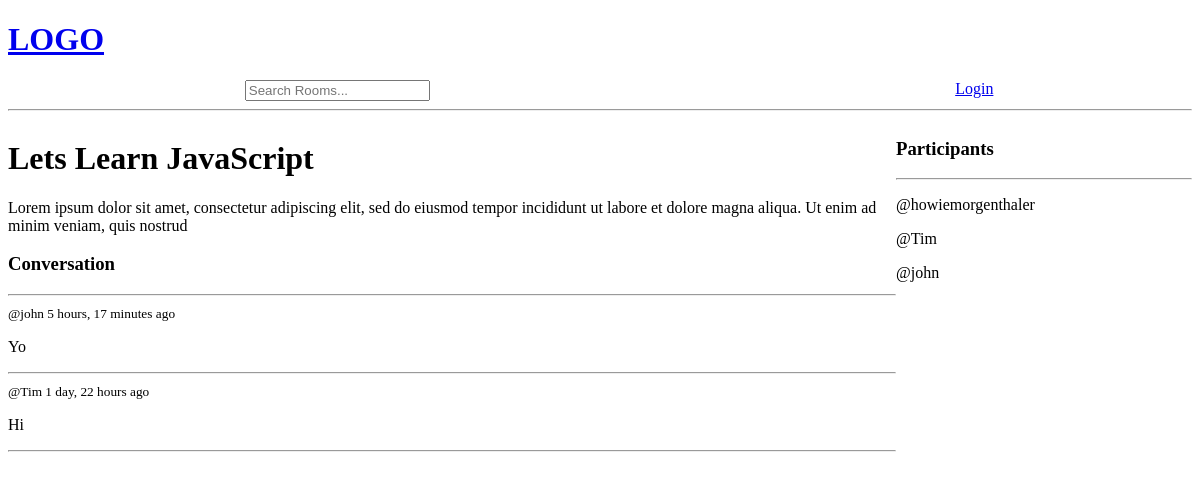
/room/1, run on the app's committed database.
### base/models.py (models this page shows, shortened)
class Room(models.Model):
    host = models.ForeignKey(User, on_delete=models.SET_NULL, null=True)
    topic = models.ForeignKey(Topic, on_delete=models.SET_NULL, null=True)
    name = models.CharField(max_length=200)
    description = models.TextField(null=True, blank=True)
    participants = models.ManyToManyField(User, related_name='participants', blank=True)
    updated = models.DateTimeField(auto_now=True)
    created = models.DateTimeField(auto_now_add=True)
    class Meta:
        ordering = ['-updated', '-created']

class Message(models.Model):
    user = models.ForeignKey(User, on_delete=models.CASCADE)
    room = models.ForeignKey(Room, on_delete=models.CASCADE)
    body = models.TextField()
    updated = models.DateTimeField(auto_now=True)
    created = models.DateTimeField(auto_now_add=True)
    class Meta:
        ordering = ['-updated', '-created']

### base/views.py (the view, shortened to what this page needs)
# urls.py: path('room/<int:pk>', views.room,name="room"),
def room(request,pk):
    room = Room.objects.get(id=pk)
    room_messages = room.message_set.all()
    participants = room.participants.all()
    context = {'room': room, 'room_messages': room_messages, 'participants': participants}
    return render(request,'base/room.html', context)

### base/templates/base/room.html (shortened to what this page needs)
{% extends 'main.html' %}
{% load static %}
{% block content%}
<div class="room-container">
    <div>
        <h1>{{room.name}}</h1>
        <p>{{room.description}}</p>
        <div class="comment-wrapper">
            <h3>Conversation</h3>
            <hr>
            {% for message in room_messages %}
            <div>
                <small>@{{message.user}} {{message.created|timesince}} ago</small>
                <p>{{message.body}}</p>
                <hr>
            </div>
            {% endfor %}
        </div>
    </div>
    <div>
        <h3>Participants</h3>
        <hr>
        {% for user in participants%}
            <div>
               <p>@{{user.username}}</p>
            </div>
        {% endfor %}
    </div>
</div>
{% endblock content %}

### base/static/css/homeStyle.css (style rules this page uses)
.room-container { display: grid; grid-template-columns: 3fr 1fr; }

### data on the page
Room: name "Lets Learn JavaScript", description "Lorem ipsum dolor sit amet, consectetur adipiscing elit, sed do eiusmod tempor incididunt ut labore et dolore magna aliqua. Ut enim ad minim veniam, quis nostrud"
Message: user "john", created "5 hours, 17 minutes", body "Yo"
Message: user "Tim", created "1 day, 22 hours", body "Hi"

### other printed values
{{ user.username }} "howiemorgenthaler"
{{ user.username }} "Tim"
{{ user.username }} "john"
